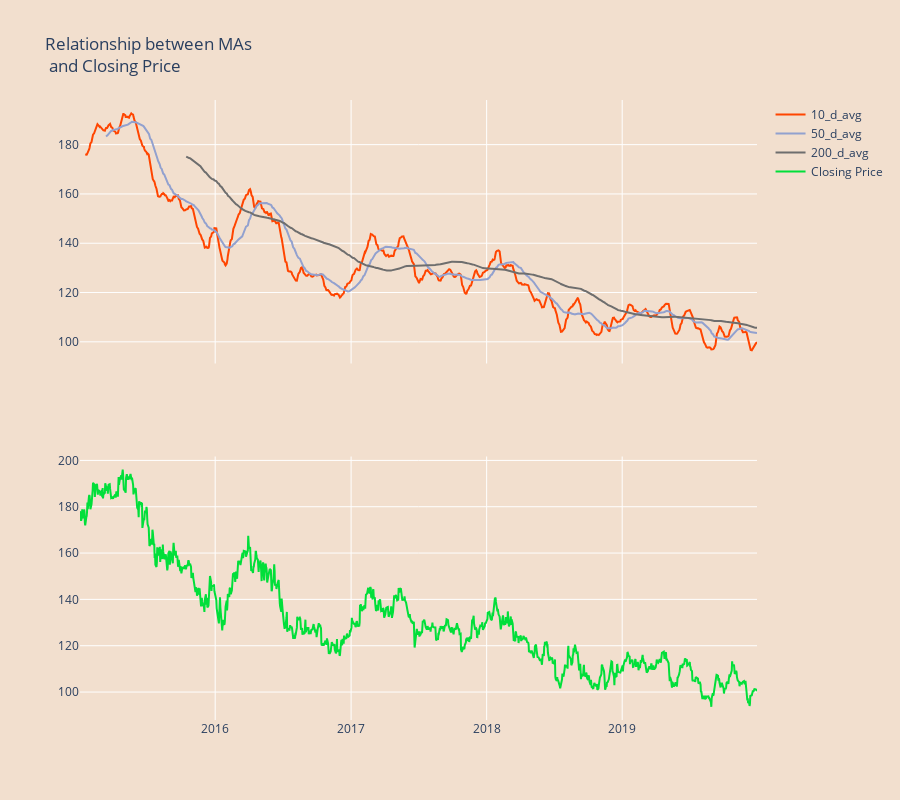

Notebook code cell kept with this figure:
### Code cell
fig = tls.make_subplots(rows=2, cols=1, shared_xaxes=True)

colors = ['#ff4500', '#92a1cf', '#6E6E6E']
avgs = ['10_d_avg', '50_d_avg', '200_d_avg']

for col, c in zip(avgs, colors):
    fig.append_trace({'x': pekaodf.index, 'y': pekaodf[col], 'type': 'scatter', 'name': col, 'line': {'color': c}}, 1, 1)
for col in ['close']:
    fig.append_trace({'x': pekaodf.index, 'y': pekaodf[col], 'type': 'scatter', 'name': 'Closing Price', 'line':{'color': '#01DF3A'}}, 2, 1)
    
fig['layout'].update(height=800,title='Relationship between MAs <br> and Closing Price',
                    paper_bgcolor='#F2DFCE', plot_bgcolor='#F2DFCE')
    
iplot(fig, filename='pandas/mixed-type subplots')

### Figure 1 — Plotly figure (JSON) as saved in the notebook; plotly's stock layout.template omitted (floating-point values rounded to 4 significant figures; data arrays with more than 128 entries replaced by an {"elided": "..."} marker saying what was removed)
{"data": [{"line": {"color": "#ff4500"}, "name": "10_d_avg", "type": "scatter", "x": {"elided": "1247 str values"}, "xaxis": "x", "y": {"elided": "1247 float values"}, "yaxis": "y"}, {"line": {"color": "#92a1cf"}, "name": "50_d_avg", "type": "scatter", "x": {"elided": "1247 str values"}, "xaxis": "x", "y": {"elided": "1247 float values"}, "yaxis": "y"}, {"line": {"color": "#6E6E6E"}, "name": "200_d_avg", "type": "scatter", "x": {"elided": "1247 str values"}, "xaxis": "x", "y": {"elided": "1247 float values"}, "yaxis": "y"}, {"line": {"color": "#01DF3A"}, "name": "Closing Price", "type": "scatter", "x": {"elided": "1247 str values"}, "xaxis": "x2", "y": {"elided": "1247 float values"}, "yaxis": "y2"}], "layout": {"height": 800, "paper_bgcolor": "#F2DFCE", "plot_bgcolor": "#F2DFCE", "title": {"text": "Relationship between MAs <br> and Closing Price"}, "xaxis": {"anchor": "y", "domain": [0, 1], "matches": "x2", "showticklabels": false}, "xaxis2": {"anchor": "y2", "domain": [0, 1]}, "yaxis": {"anchor": "x", "domain": [0.575, 1]}, "yaxis2": {"anchor": "x2", "domain": [0, 0.425]}}}
